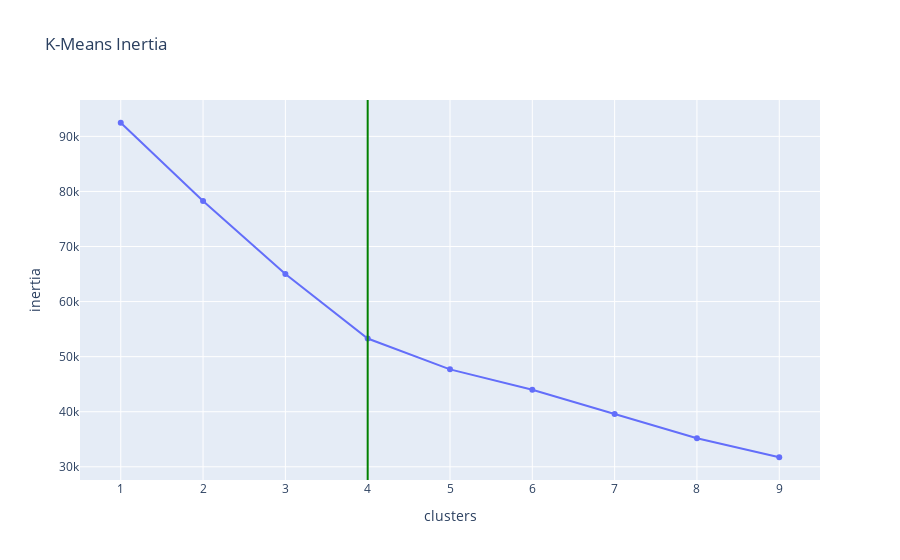

Here is the notebook cell this chart was saved with:
### Markdown cell above
Antes de nada, vamos a ver si los clusters que se han generado son los óptimos, para ello vamos a ver la inercia que se genera en cada cluster. Es decir, vamos a ver la suma de los cuadrados de cada punto a su centroide para un rango de n clusters y establecer en que número de clusters la inercia empieza a decrecer en menor proporción de lo que lo venía haciendo, de tal manera que podamos tener un criterio a la hora de establecer cual podría ser un número de clusters idóneo. A partir de ese punto, la información captada por cada cluster, y por tanto la diferenciación de uno y otro, empieza a no ser significativa.

### Code cell
# calculamos la distorsión para un rango de de clusters:
inertia = []
for i in np.arange(1,10):
    km = KMeans(n_clusters=i).fit(df_procesed)
    inertia.append(km.inertia_)
# ahora dibujamos las difrentes distorsiones o inercias:
px.line(x= np.arange(1,10), y= inertia,markers=True,title="K-Means Inertia",\
        labels=dict(x="clusters",y="inertia")).add_vline(x=4,line_color="green")

### Figure 1 — Plotly figure (JSON) as saved in the notebook; plotly's stock layout.template omitted (floating-point values rounded to 4 significant figures)
{"data": [{"hovertemplate": "clusters=%{x}<br>inertia=%{y}<extra></extra>", "legendgroup": "", "line": {"color": "#636efa", "dash": "solid"}, "marker": {"symbol": "circle"}, "mode": "lines+markers", "name": "", "orientation": "v", "showlegend": false, "type": "scatter", "x": [1, 2, 3, 4, 5, 6, 7, 8, 9], "xaxis": "x", "y": [92470.0, 78270.0, 64990.0, 53290.0, 47690.0, 44000.0, 39600.0, 35170.0, 31730.0], "yaxis": "y"}], "layout": {"legend": {"tracegroupgap": 0}, "shapes": [{"line": {"color": "green"}, "type": "line", "x0": 4, "x1": 4, "xref": "x", "y0": 0, "y1": 1, "yref": "y domain"}], "title": {"text": "K-Means Inertia"}, "xaxis": {"anchor": "y", "domain": [0, 1], "title": {"text": "clusters"}}, "yaxis": {"anchor": "x", "domain": [0, 1], "title": {"text": "inertia"}}}}
